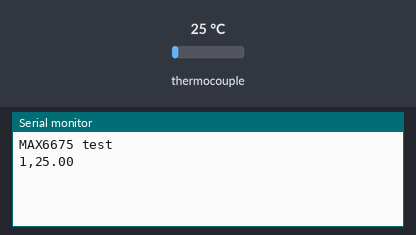
Recording of a sketch running on a simulated Arduino Uno, built with avr-gcc and run on an emulated ATmega328P. Parts: the last lines printed to the serial monitor. Inputs (shaded band) come from the test bench; at power-on: thermocouple 25 °C.

Above: at 1.7 s.
1.8 s: thermocouple set to 6 °C
At 2.8 s:
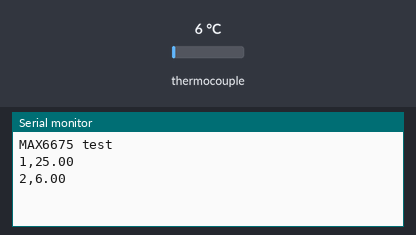
3.3 s: thermocouple set to 75 °C
At 4.4 s:
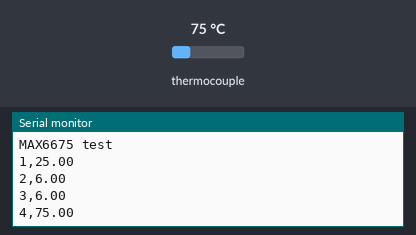
Timing chart, 0 to 6.3 s (numbered marks = the images above; inputs shaded):
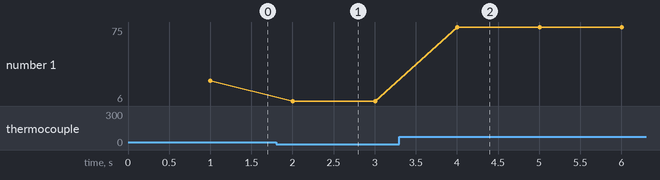

Measured:
- after the input at 1.8 s, the serial monitor: prints a new line after 0.20 s (image 1)
- after the input at 3.3 s, the serial monitor: prints a new line after 0.71 s (image 2)
- plotted number 1: 25 → 6 after the input at 1.8 s, 6 → 75 after the input at 3.3 s

The sketch:

termocopia_con_gradi_e_calcolo_in_minuti.ino
```cpp
// this example is public domain. enjoy!
// www.ladyada.net/learn/sensors/thermocouple

#include "max6675.h"

unsigned long old_millis = 0;
unsigned long delta = 1000;
int minuti = 1;

int thermoDO = 2;
int thermoCS = 3;
int thermoCLK = 4;

MAX6675 thermocouple(thermoCLK, thermoCS, thermoDO);
int vccPin = 5;
int gndPin = 6;

void setup() {
  Serial.begin(9600);
  // use Arduino pins
  pinMode(vccPin, OUTPUT); digitalWrite(vccPin, HIGH);
  pinMode(gndPin, OUTPUT); digitalWrite(gndPin, LOW);

  Serial.println("MAX6675 test");
  // wait for MAX chip to stabilize
  delay(500);
}

void loop() {
  // basic readout test, just print the current temp

  unsigned long now = millis () ; // variabile
  if (now > old_millis + delta) { //se il tempo attuale
  Serial.print (minuti);
    Serial.print (",");
    Serial.println(thermocouple.readCelsius());
    old_millis = now; // terminato il ciclo pone il valore
    minuti = minuti + 1; // incrementa il contatoredi minuti
  }
    delay(1); //pausa nell' esecuzione del ciclo
  }
```
